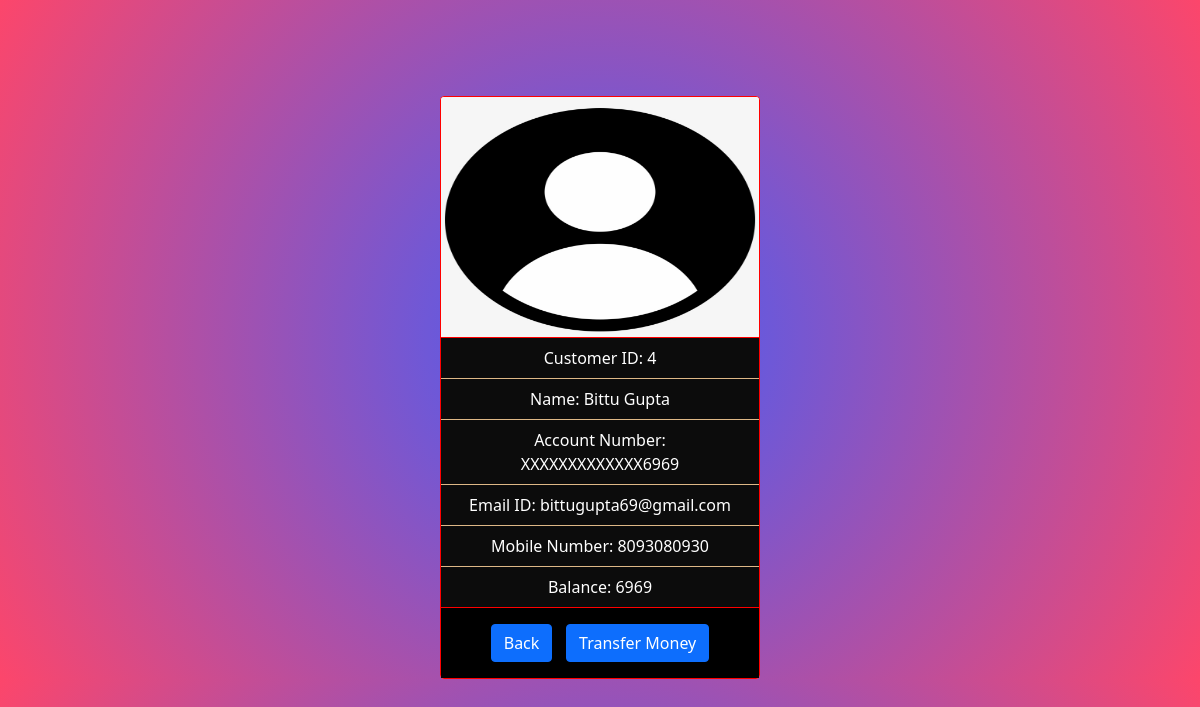
The page /profile.php/?id=4 on the database its author committed.
### tables this page shows
CREATE TABLE `customers` (
  `id` int(255) NOT NULL,
  `name` varchar(255) NOT NULL,
  `account_no` varchar(255) NOT NULL,
  `email` varchar(255) NOT NULL,
  `mobile` varchar(255) NOT NULL,
  `balance` decimal(6,0) NOT NULL
);

### profile.php (the view, shortened to what this page needs)
<!DOCTYPE html>
<html lang="en">
<head>
    <?php include 'BS_AOS_link.php' ?>
</head>
<body>
  <?php
    include 'connection.php';
    $select= "select * from customers";
    $query = mysqli_query($con,$select);
    while($res = mysqli_fetch_array($query)){
      if(isset($_GET['id']))
      {
          if($_GET['id']==$res['id'])
          {
  ?>
            <div class="container1 col d-flex justify-content-center">
              <div class="card" style="width: 20rem;">
                <img src="../profileimg.png" class="card-img-top" alt="not">
                <ul class="list-group list-group-flush">
                    <li class="list-group-item">Customer ID: <?php echo $res['id']; ?></li>
                    <li class="list-group-item">Name: <?php echo $res['name']; ?></li>
                    <li class="list-group-item">Account Number: <?php echo $res['account_no']; ?></li>
                    <li class="list-group-item">Email ID: <?php echo $res['email']; ?></li>
                    <li class="list-group-item">Mobile Number: <?php echo $res['mobile']; ?></li>
                    <li class="list-group-item">Balance: <?php echo $res['balance']; ?></li>
                </ul>
                <div class="card-body text-center">
                  <a href="../customers.php"> <button type="button" class="btn btn-primary btn1">Back</button></a>
                  <a href="../transfer.php/?name=<?php echo $res['name'];?>"> <button type="button" class="btn btn-primary">Transfer Money</button></a>
                </div>
              </div>
            </div>
            <?php
              }}}
            ?>
</body>
</html>

### rows shown on the page
customers: id "4", name "Bittu Gupta", account_no "XXXXXXXXXXXXX6969", email "bittugupta69@gmail.com", mobile "8093080930", balance "6969"
